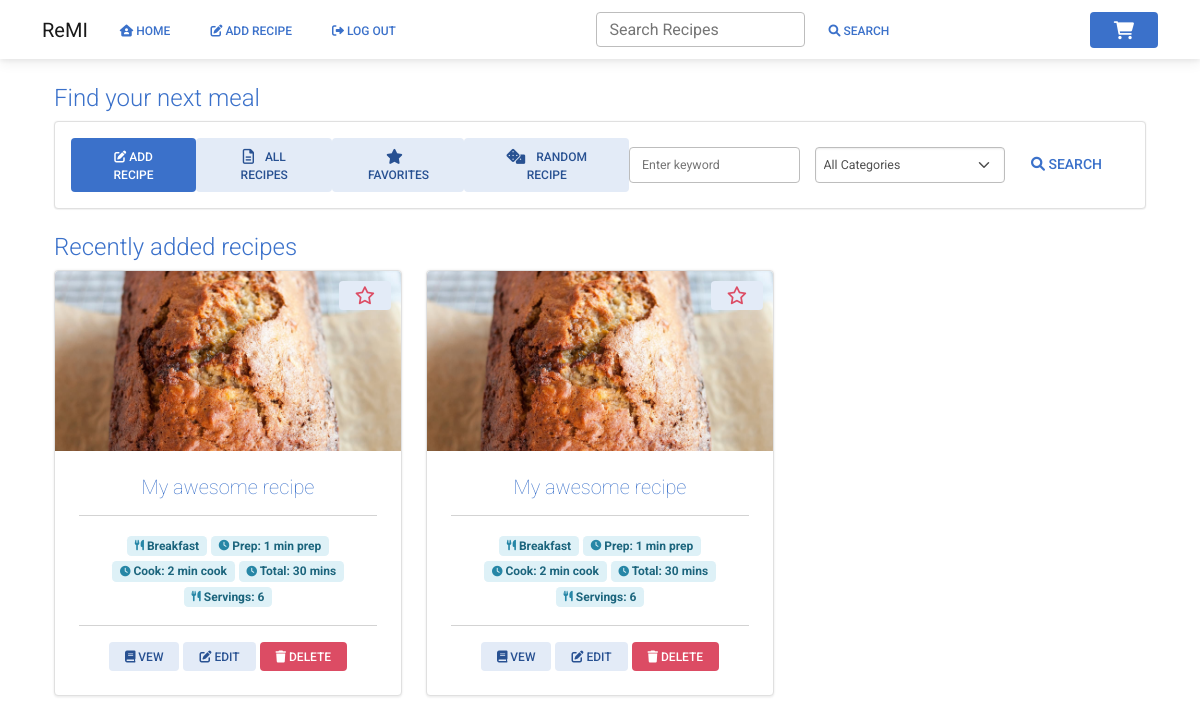
Page / (signed in) on the earlier database version.
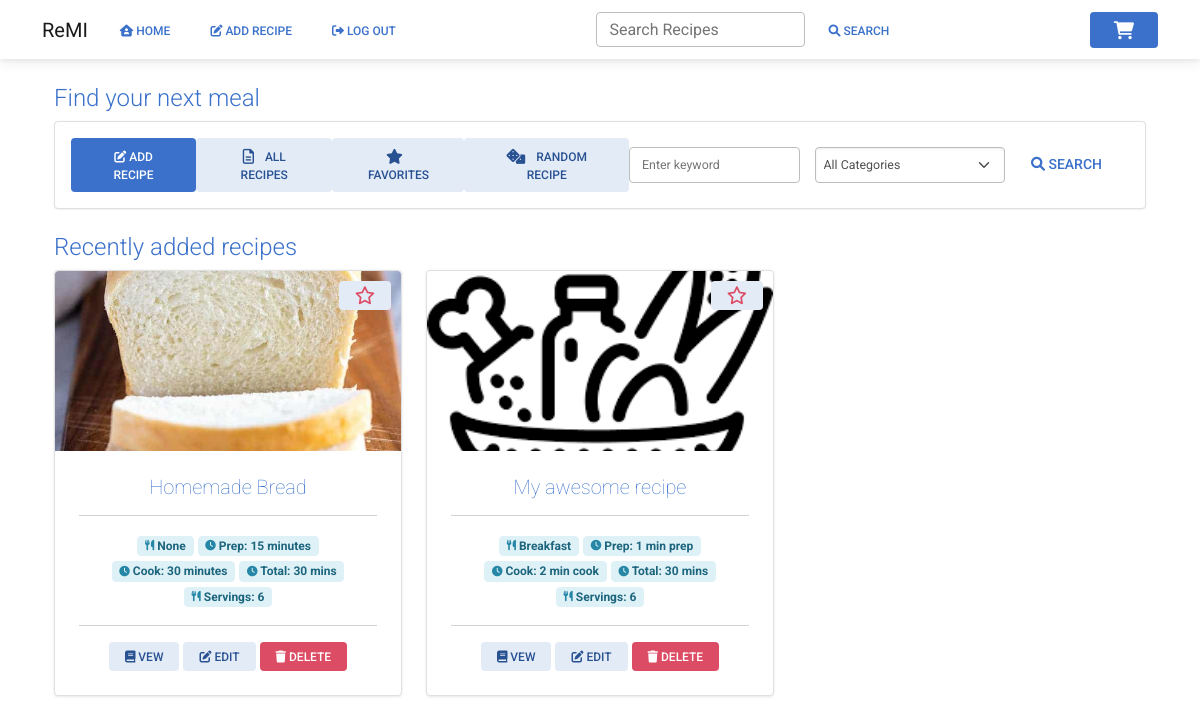
Same page on the later database version.
### website/models.py (models this page shows)
class Recipe(db.Model):
    id = db.Column(db.Integer, primary_key=True)
    uuid = db.Column(db.Integer, primary_key=False)
    username = db.Column(db.Integer, db.ForeignKey('user.id'))
    recipe_name = db.Column(db.String(200))
    prep_time = db.Column(db.Integer, primary_key=False)
    cook_time = db.Column(db.Integer, primary_key=False)
    total_time = db.Column(db.Integer, primary_key=False)
    ingredients = db.Column(db.String())
    servings = db.Column(db.String())
    ingredients_quantity = db.Column(db.String())
    ingredients_measurement = db.Column(db.String())
    instructions = db.Column(db.String())
    instructions_json = db.Column(db.String())
    original_url = db.Column(db.String())
    date_parsed = db.Column(db.String())
    image = db.Column(db.String())
    favorite = db.Column(db.Boolean, default=False)
    category = db.Column(db.String())
    ingredient_list = db.relationship('Ingredients')
    tags = db.relationship('Tag', secondary=recipe_tag, backref='recipe')

### website/views.py (the view)
@views.route('/', methods=['GET', 'POST'])
@login_required
def home():
    recipes = Recipe.query.filter_by(username=current_user.id).order_by(desc(Recipe.id)).limit(3)
    favorite_total = Recipe.query.filter_by(username=current_user.id, favorite=True).count()
    total_recipes = Recipe.query.filter_by(username=current_user.id).count()
    category_query = db.session.query(
        Recipe.category, func.count(Recipe.id).label('qty')).group_by(Recipe.category).order_by(desc('qty')).limit(1)
    try:
        popular_category = category_query[0][0]
    except IndexError:
        popular_category = "None"
    shopping_list = ShoppingList.query.count()
    session['shopping_list'] = shopping_list
    return render_template("home.html", user=current_user, recipes=recipes, shopping_list=shopping_list,
                           favorite_total=favorite_total, total_recipes=total_recipes,
                           popular_category=popular_category)

### website/__init__.py (called while the page is built)
def create_app():
    app = Flask(__name__)
    app.config['SECRET_KEY'] = 'sdf897sdf987'
    app.config['SQLALCHEMY_DATABASE_URI'] = f'sqlite:///{DB_NAME}'
    db.init_app(app)
    migrate.init_app(app, db)
    from .views import views
    from .auth import auth
    app.register_blueprint(views, url_prefix='/')
    app.register_blueprint(auth, url_prefix='/')
    from .models import User, Recipe
    with app.app_context():
        db.create_all()
    login_manager = LoginManager()
    login_manager.login_view = 'auth.login'
    login_manager.init_app(app)
    @login_manager.user_loader
    def load_user(id):
        return User.query.get(int(id))
    return app

### website/templates/home.html (shortened to what the changed rows need)
{% extends "base.html" %}
{% block content %}
<br>
<div class="container">
    <div class="row">
        <div class="col">
            <h1 class="display-6 text-primary" style="font-size:1.5rem">Find your next meal</h1>
        </div>
    </div>
    <div class="row mt-3">
        <div class="col">
            <h1 class="display-6 text-primary" style="font-size:1.5rem">Recently added recipes</h1>
        </div>
    </div>
    <div class="row">
        {% if recipes %}
        {% for recipe in recipes %}
        <div class="d-flex justify-content-between col-lg-4 col-md-3 col-sm-6">
            <div class="card mb-4 shadow-2 border" style="border-radius:4px;">
                <img class="card-img-top" src="{{ url_for('static', filename=recipe.image) }}" style="width: 100%;height: 15vw;object-fit: cover;
            border-top-left-radius:4px; border-top-right-radius:4px">
                {% if recipe.favorite == True %}
                <button class="btn btn-secondary btn-sm" onclick="remove_favorite('{{ recipe.id }}')"
                        style="position:absolute; top: 10px; right: 10px">
                    <i class="fa-solid fa-star fa-xl text-danger"></i>
                </button>
                {% else %}
                <button class="btn btn-secondary btn-sm" onclick="add_favorite('{{ recipe.id }}')"
                        style="position:absolute; top: 10px; right: 10px">
                </button>
                {% endif %}
                <div class="card-body text-center rounded-4">
                    <h5 class="card-title"><span class=" text-primary fw-lighter">{{ recipe.recipe_name }}</span></h5>
                    <hr/>
                    <span class="badge badge-info"> {{ recipe.category }}</span>
                    <span class="badge badge-info"> Prep: {{ recipe.prep_time }}</span>
                    <span class="badge badge-info"> Cook: {{ recipe.cook_time }}</span></span>
                    <span class="badge badge-info"> Total: 30 mins</span></span>
                    <span class="badge badge-info"> Servings: 6</span></span>
                    <hr/>
                    <a href="/view_recipe/{{ recipe.uuid }}" class="btn btn-secondary btn-sm"><i
                            class="fa fa-book"></i> Vew
                    </a>
                    <a href="/edit_recipe/{{ recipe.uuid }}" class="btn btn-secondary btn-sm"><i class="fa-solid fa-pen-to-square"></i>
                        Edit
                    </a>
                    <button type="button" class="btn btn-danger btn-sm shadow-none" data-mdb-toggle="modal"
                            data-mdb-target="#delete_recipe" data-recipe-title="{{ recipe.recipe_name }}"
                            data-recipe-uuid="{{ recipe.uuid }}"><i class="fa fa-trash"></i>
                        Delete
                    </button>
                </div>
            </div>
        </div>
        {% endfor %}
        {% else %}
        <div class="d-flex">
            <span class="fw-lighter">Oops, you don't have any favorite recipes yet. Make sure to mark your favorites by clicking the star
            icon on the recipe image.</span>
        </div>
        {% endif %}
    </div>
</div>
{% endblock %}

Differences in the rows shown:
removed Recipe: image (picture), recipe_name "My awesome recipe", category "Breakfast", prep_time "1 min prep", cook_time "2 min cook"
added Recipe: image (picture), recipe_name "Homemade Bread", category "None", prep_time "15 minutes", cook_time "30 minutes"
changed Recipe "My awesome recipe": image: a different picture
